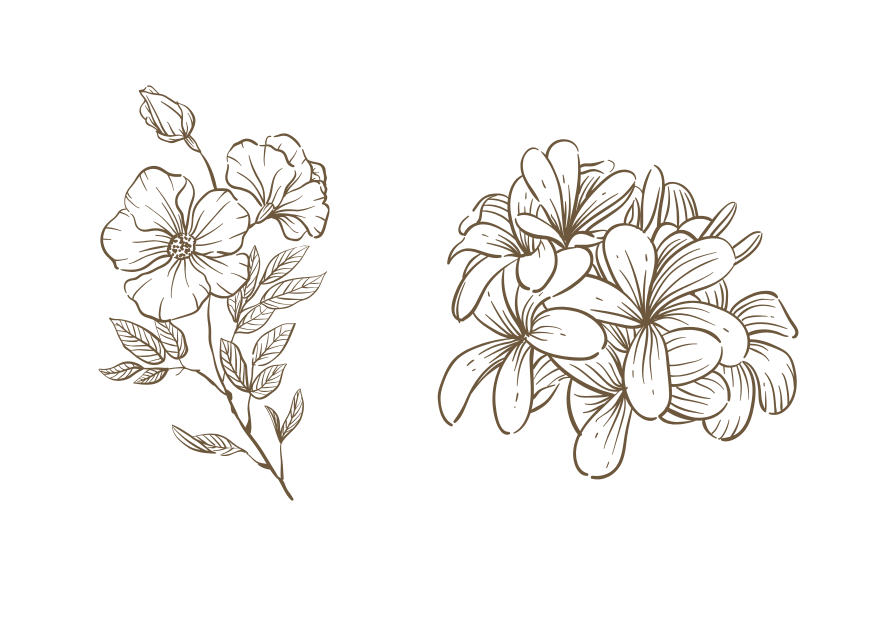
#> input picture src/assets/images/countdown-bg.png, 1748 x 1240 px, found by its file name (shown at 1/2 size)
$ python fix_pngs.py
#> lines starting #> are read from the running program, lines starting #| are printed output that depends on the picture
import os
from PIL import Image

pngs = [
    'src/assets/images/countdown-bg.png',
    'src/assets/images/countdown-flower.png',
    'src/assets/images/gate-left.png',
    'src/assets/images/gate-right.png',
    'src/assets/images/music-disc.png',
    'src/assets/images/qr-cr.png',
    'src/assets/images/rsvp-bg.png',
    'src/assets/images/thank-you-bg.png'
]

for filepath in pngs:
    try:
        img = Image.open(filepath)
#> img is the input picture: PIL image 1748x1240 RGBA; mean R, G, B, A 8.2, 6.6, 4.6, 15.4

        # Resize if too large
        max_width = 1500
        if img.width > max_width:
            ratio = max_width / float(img.width)
#> ratio = 0.858
            new_height = int((float(img.height) * float(ratio)))
#> new_height = 1064
            img = img.resize((max_width, new_height), Image.Resampling.LANCZOS)
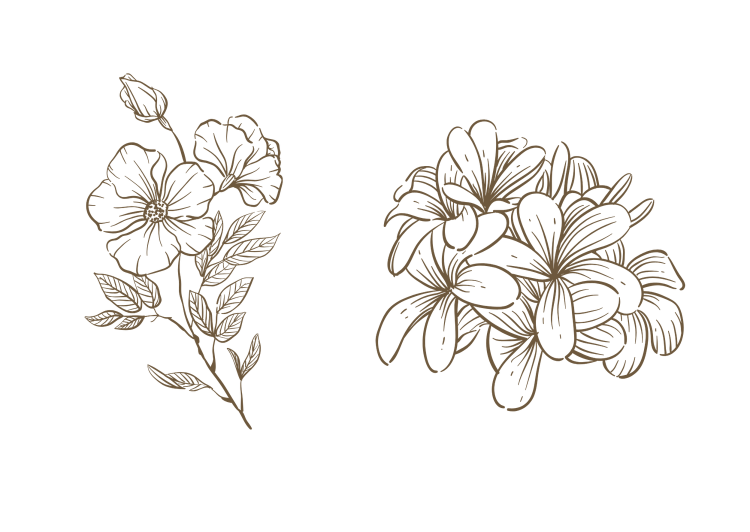
#> img: PIL image 1500x1064 RGBA (shown at 1/2 size); mean R, G, B, A 11.6, 9.2, 6.1, 15.4; transparent parts drawn white

        # Save as webp WITHOUT converting to RGB, preserving RGBA
        out_path = os.path.splitext(filepath)[0] + '.webp'
        # WebP supports RGBA natively
        img.save(out_path, 'WEBP', quality=80)
        print(f"Fixed and optimized: {filepath} -> {out_path}")

    except Exception as e:
        print(f"Failed to optimize {filepath}: {e}")
